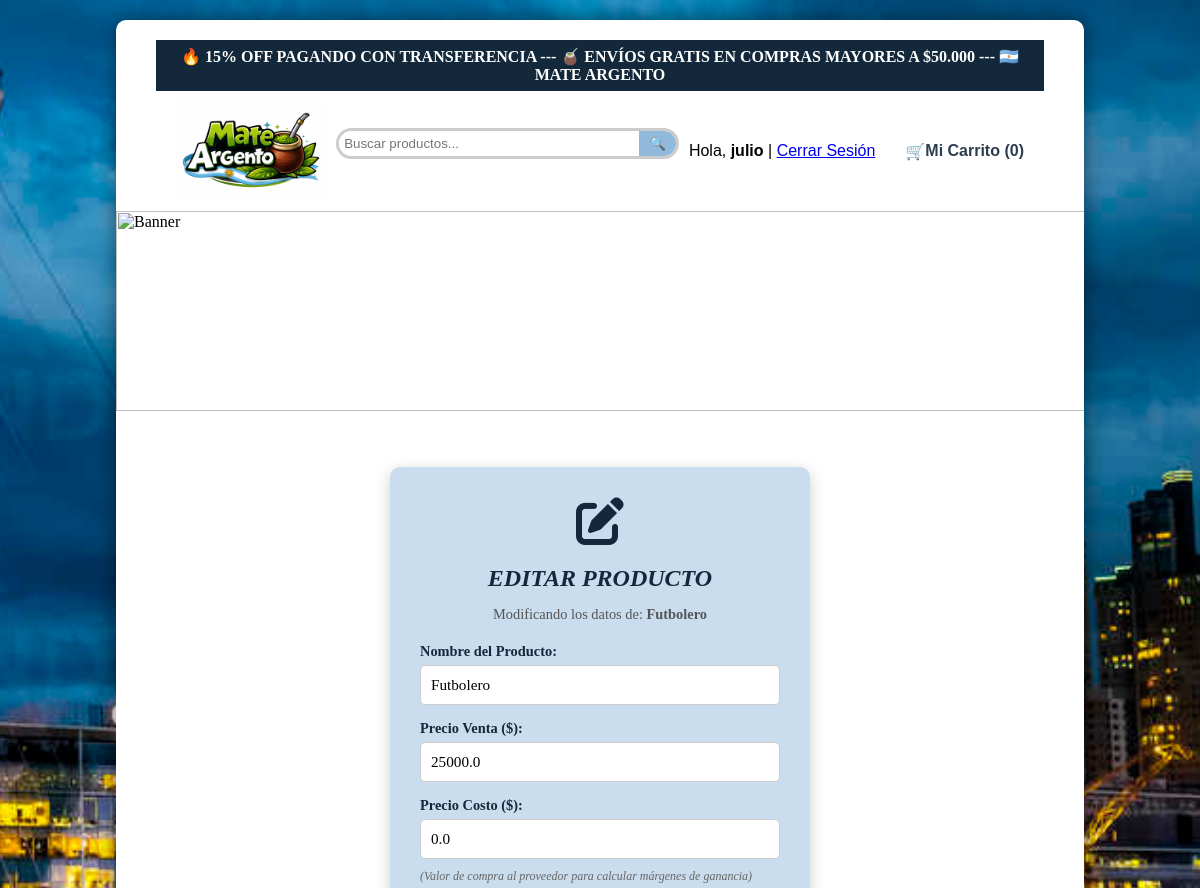
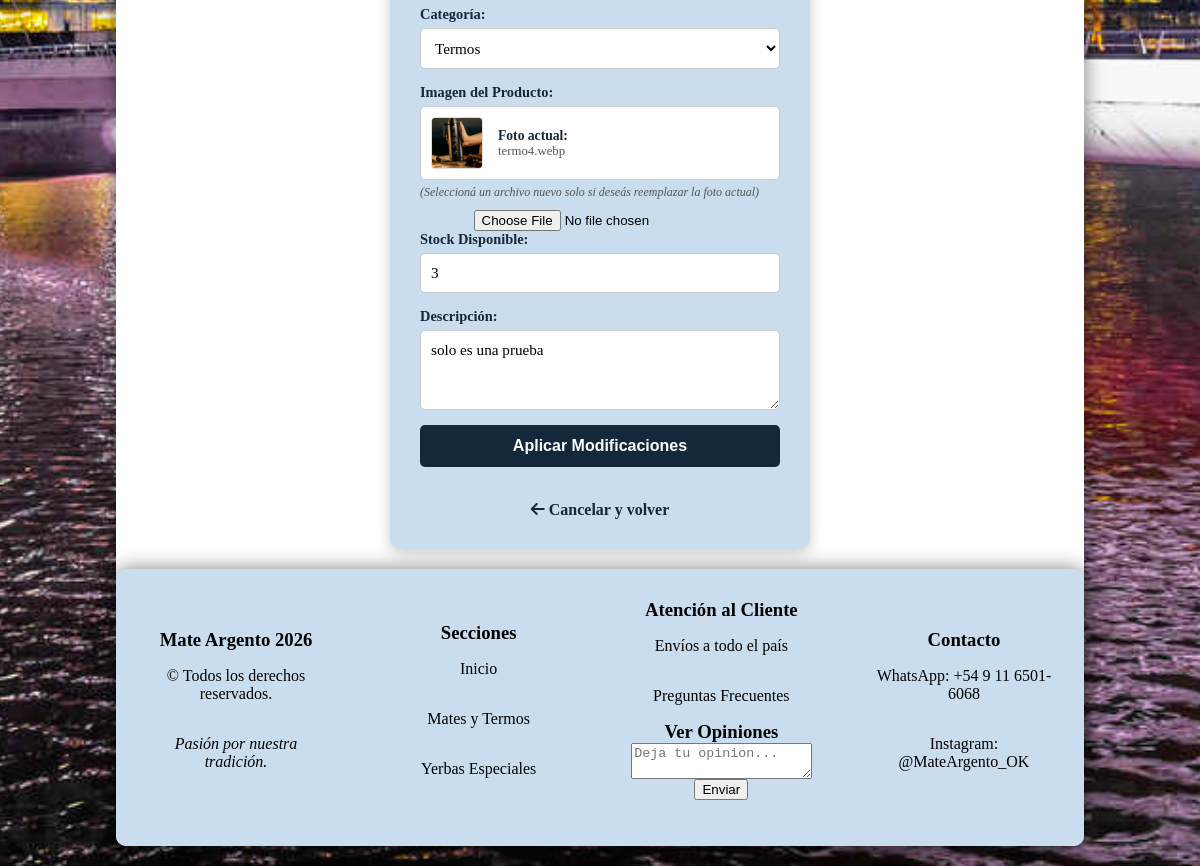
Page /admin/editar_producto/51 (signed in) on the earlier database version (2 pictures, top to bottom).
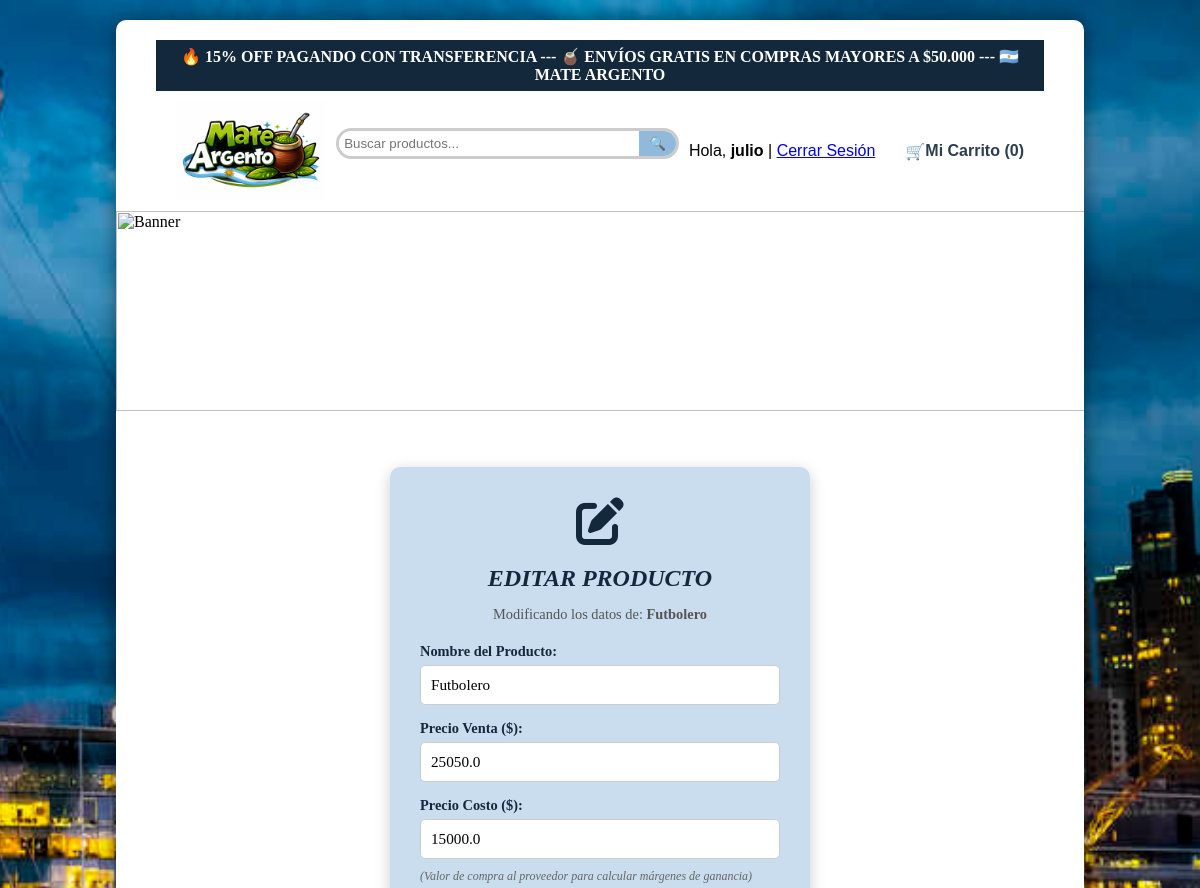
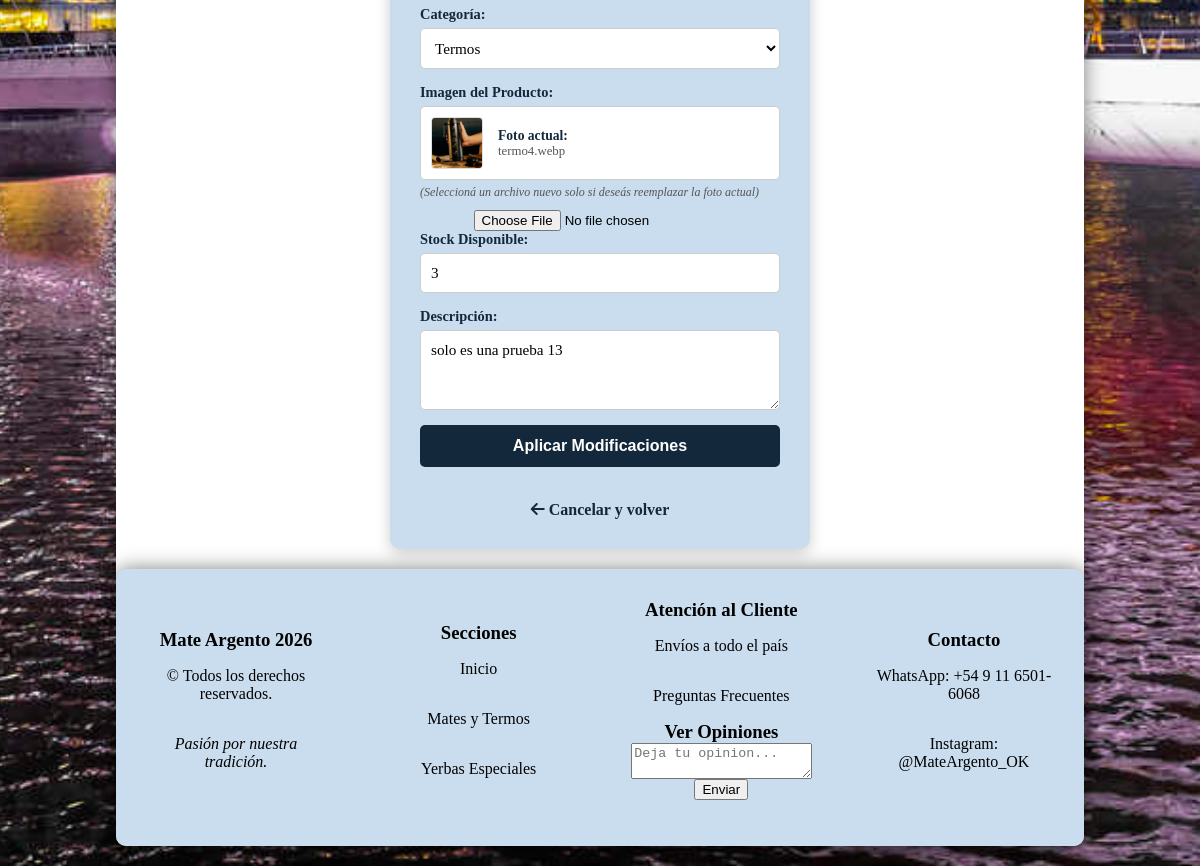
Same page on the later database version (2 pictures, top to bottom).
### app.py (models this page shows, shortened)
class Producto(db.Model):
    id = db.Column(db.Integer, primary_key=True)
    nombre = db.Column(db.String(100), nullable=False)
    categoria = db.Column(db.String(50))
    precio = db.Column(db.Float, nullable=False)
    precio_costo = db.Column(db.Float, nullable=False, default=0.0)#falta implementar
    descripcion = db.Column(db.Text)
    imagen = db.Column(db.String(100))
    stock = db.Column(db.Integer, default=0)

### app.py (the view)
@app.route('/admin/editar_producto/<int:id>', methods=['GET', 'POST'])
@requiere_nivel(5)
def editar_producto(id):
    producto = Producto.query.get_or_404(id)
    if request.method == 'POST':
        producto.actualizar_datos(request.form, request.files.get('imagen'))
        flash(f"¡Producto '{producto.nombre}' modificado con éxito!", "success")
        return redirect(url_for('lista_productos'))
    return render_template('editar_producto.html', producto=producto)

### app.py (called while the page is built, shortened)
def requiere_nivel(nivel_minimo):
    def decorator(f):
        @wraps(f)
        def decorated_function(*args, **kwargs):
            rol_usuario = session.get('usuario_rol', 'cliente')
            nivel_usuario = NIVELES_ACCESO.get(rol_usuario, 1)
            if nivel_usuario < nivel_minimo:
                flash("No tenés permisos suficientes para realizar esta acción.", "danger")
                return redirect(url_for('inicio'))
            return f(*args, **kwargs)
        return decorated_function
    return decorator

@app.context_processor
def procesar_carrito():
    mi_carrito = Carrito(session)
    items, total, unidades = mi_carrito.obtener_datos(Producto)
    return dict(carrito_html=items, total_carrito=total, total_unidades=unidades)

    def obtener_datos(self, modelo_producto):
        carrito_dict = self.session.get('carrito', {})
        productos_reales = []
        total_general = 0
        total_unidades = 0  # <--- Nueva variable
        return productos_reales, total_general, total_unidades

### templates/editar_producto.html (shortened to what this page needs)
<div class="contenedor">
    {% extends 'base.html' %}
{% block content %}
    <br><br>
    <div class="todo-centrado">
        <div class="tarjeta-formulario">
            <i class="fa-solid fa-pen-to-square fa-3x" style="color: #13283A; margin-bottom: 10px;"></i>
            <h2>Editar Producto</h2>
            <p class="subtitulo-form">Modificando los datos de: <strong>{{ producto.nombre }}</strong></p>
            <form method="POST" enctype="multipart/form-data">
                <label>Nombre del Producto:</label>
                <input type="text" name="nombre" value="{{ producto.nombre }}" required>
                <label>Precio Venta ($):</label>
                <input type="number" step="0.01" name="precio" value="{{ producto.precio }}" required>
                <label>Precio Costo ($):</label>
                <input type="number" step="0.01" name="precio_costo" value="{{ producto.precio_costo if producto.precio_costo else 0.0 }}" required>
                <p style="color: #666; font-size: 0.75em; margin: -5px 0 10px 0; text-align: left; font-style: italic;">
                    (Valor de compra al proveedor para calcular márgenes de ganancia)
                </p>
                <label>Categoría:</label>
                <select name="categoria">
                    <option value="Termos" {% if producto.categoria == 'Termos' %}selected{% endif %}>Termos</option>
                </select>
                <label>Imagen del Producto:</label>
                <div style="background: white; padding: 10px; display: flex; align-items: center; border-radius: 5px; border: 1px solid #ccc; margin-bottom: 10px;">
                    <img src="{{ url_for('static', filename='img/' + producto.imagen) }}" class="admin-tabla-img" style="margin-right: 15px;">
                    <div style="text-align: left;">
                        <span style="color: #13283A; font-size: 0.85em; display: block; font-weight: bold;">Foto actual:</span>
                        <span style="color: #555; font-size: 0.8em; word-break: break-all;">{{ producto.imagen }}</span>
                    </div>
                </div>
                <p style="color: #555; font-size: 0.75em; margin: -5px 0 10px 0; text-align: left; font-style: italic;">
                    (Seleccioná un archivo nuevo solo si deseás reemplazar la foto actual)
                </p>
                <input type="file" name="imagen" accept="image/*">
                <label>Stock Disponible:</label>
                <input type="number" name="stock" min="0" value="{{ producto.stock }}">
                <label>Descripción:</label>
                <textarea name="descripcion" placeholder="Detalles del producto...">{{ producto.descripcion }}</textarea>
                <button type="submit" class="btn-formulario">Aplicar Modificaciones</button>
            </form>
            <br>
            <a href="{{ url_for('lista_productos') }}" style="text-decoration: none; color: #13283A; font-weight: bold;">
                <i class="fa-solid fa-arrow-left"></i> Cancelar y volver
            </a>
        </div>
    </div>
    {% endblock %}

Differences in the rows shown:
changed Producto "Futbolero": precio "25000.0" → "25050.0"; precio_costo "0.0" → "15000.0"; descripcion "solo es una prueba" → "solo es una prueba 13"
